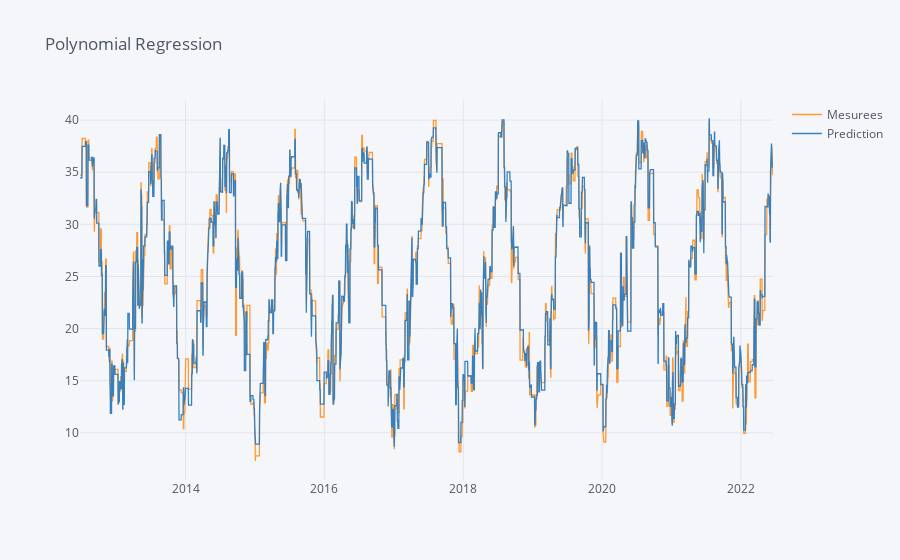

This figure's notebook cell:
### Code cell
pd.DataFrame({'Mesurees':test_y,'Prediction':prediction4})['2012':'2022'].resample('D').fillna(method='pad').iplot(title='Polynomial Regression',subplots=False)

### Figure 1 — Plotly figure (JSON) as saved in the notebook; plotly's stock layout.template omitted (floating-point values rounded to 4 significant figures; data arrays with more than 128 entries replaced by an {"elided": "..."} marker saying what was removed)
{"data": [{"line": {"color": "rgba(255, 153, 51, 1.0)", "dash": "solid", "shape": "linear", "width": 1.3}, "mode": "lines", "name": "Mesurees", "text": "", "type": "scatter", "x": {"elided": "3648 str values"}, "y": {"elided": "3648 float values"}}, {"line": {"color": "rgba(55, 128, 191, 1.0)", "dash": "solid", "shape": "linear", "width": 1.3}, "mode": "lines", "name": "Prediction", "text": "", "type": "scatter", "x": {"elided": "3648 str values"}, "y": {"elided": "3648 float values"}}], "layout": {"legend": {"bgcolor": "#F5F6F9", "font": {"color": "#4D5663"}}, "paper_bgcolor": "#F5F6F9", "plot_bgcolor": "#F5F6F9", "title": {"font": {"color": "#4D5663"}, "text": "Polynomial Regression"}, "xaxis": {"gridcolor": "#E1E5ED", "showgrid": true, "tickfont": {"color": "#4D5663"}, "title": {"font": {"color": "#4D5663"}, "text": ""}, "zerolinecolor": "#E1E5ED"}, "yaxis": {"gridcolor": "#E1E5ED", "showgrid": true, "tickfont": {"color": "#4D5663"}, "title": {"font": {"color": "#4D5663"}, "text": ""}, "zerolinecolor": "#E1E5ED"}}}
